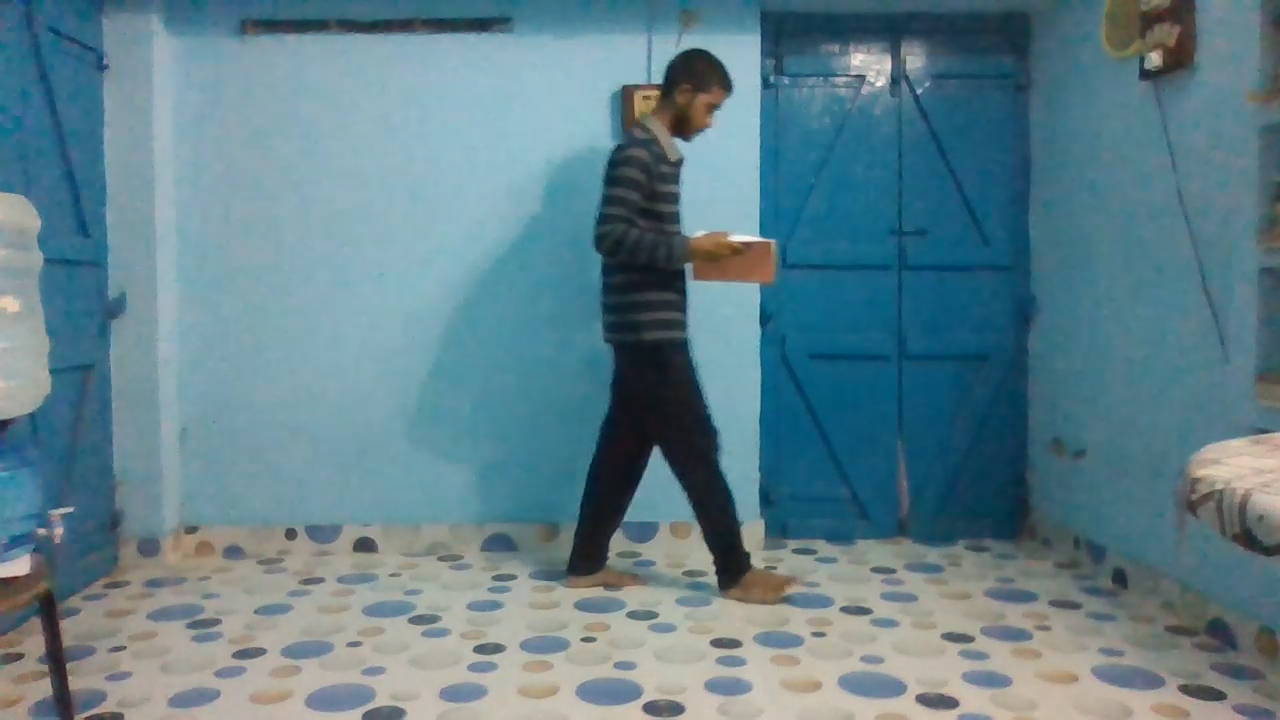
#> input picture frame 11 of Datasets/GMDCSA24_Modified/ADL/S1_10.mp4, 1280 x 720 px, given in place of chute07cam1.avi, which was not available
$ python AnalizeVideo.py
#> lines starting #> are read from the running program, lines starting #| are printed output that depends on the picture; after the words box and inside, x2 and y2 are one past the last pixel; in counts of white or black regions, pixels touching at a corner belong together
import cv2

def analizeVideo(video_path):
#> called with video_path = 'Data/dataset/chute07cam1.avi'
    cap = cv2.VideoCapture(video_path)
    count = 0
    flag = True
    flag2 = 0
    while True:
        success, frame = cap.read()
#> frame is the input picture: shape (720, 1280, 3); mean B, G, R 139.1, 128.4, 97.3
        if not success: break
        if flag2 > 0:
            flag2 -= 1
            count += 1
            continue
        if flag and flag2 == 0:
            cv2.putText(frame, f"frame: {count:03d}", (50, 50), cv2.FONT_HERSHEY_SIMPLEX, 1, (0, 255, 0), 2, cv2.LINE_AA)
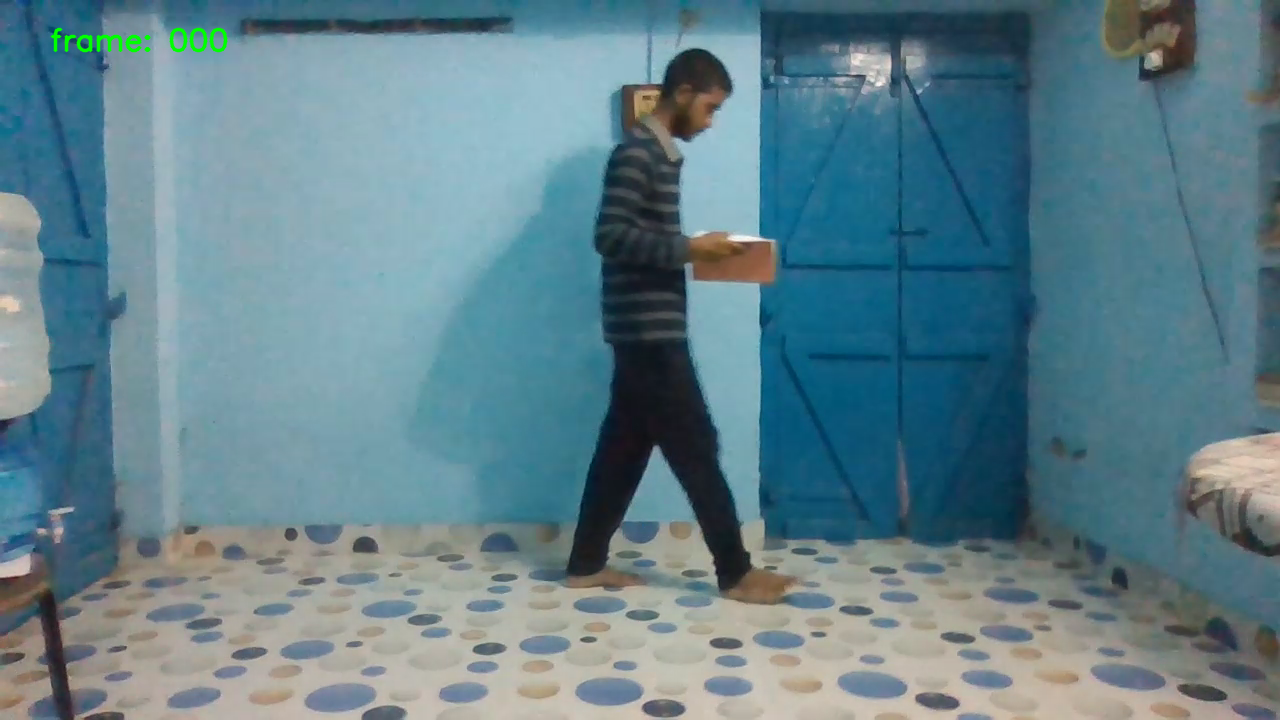
#> frame: shape (720, 1280, 3); 0.21% of pixels changed, all inside (x1, y1, x2, y2) = (50, 27, 228, 53)
            cv2.imshow(f"frame",frame)
            key = cv2.waitKey(0) & 0xFF
#> (key Esc is pressed here)

            if key == 32:
                flag2 = 9
            if key == 13:
                flag = False

        count += 1
    cap.release()
    cv2.destroyAllWindows()
    print(f"Total: {count}")

#string = str(input("Nome:"))

#analizeVideo(f"Data/dataset/{string}.avi")

analizeVideo(f"Data/dataset/chute07cam1.avi")

$ run again, starting later in the video
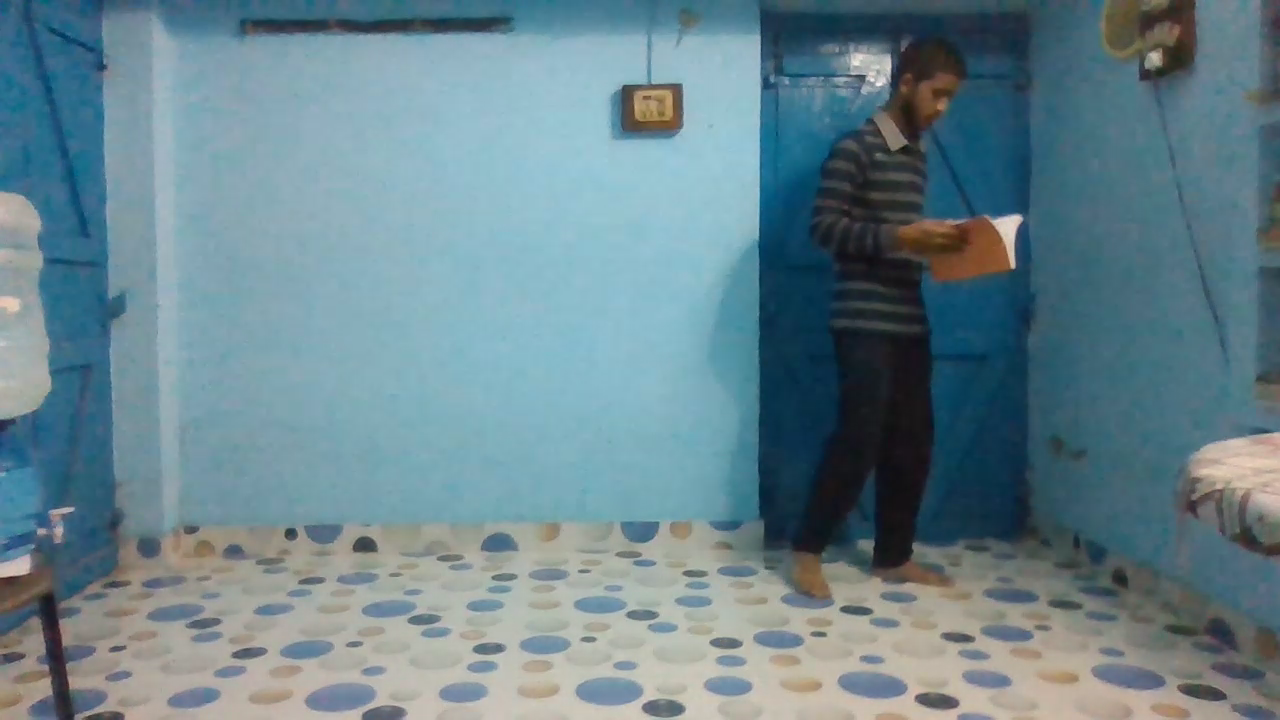
#> input picture frame 51 of Datasets/GMDCSA24_Modified/ADL/S1_10.mp4, 1280 x 720 px, given in place of chute07cam1.avi, which was not available
#> in analizeVideo, frame is the input picture: shape (720, 1280, 3); mean B, G, R 141.2, 132.1, 105.6
#> in analizeVideo, `cv2.putText(frame, f"frame: {count:03d}", (50, 50), cv2.FONT_HERSHEY_S..`:
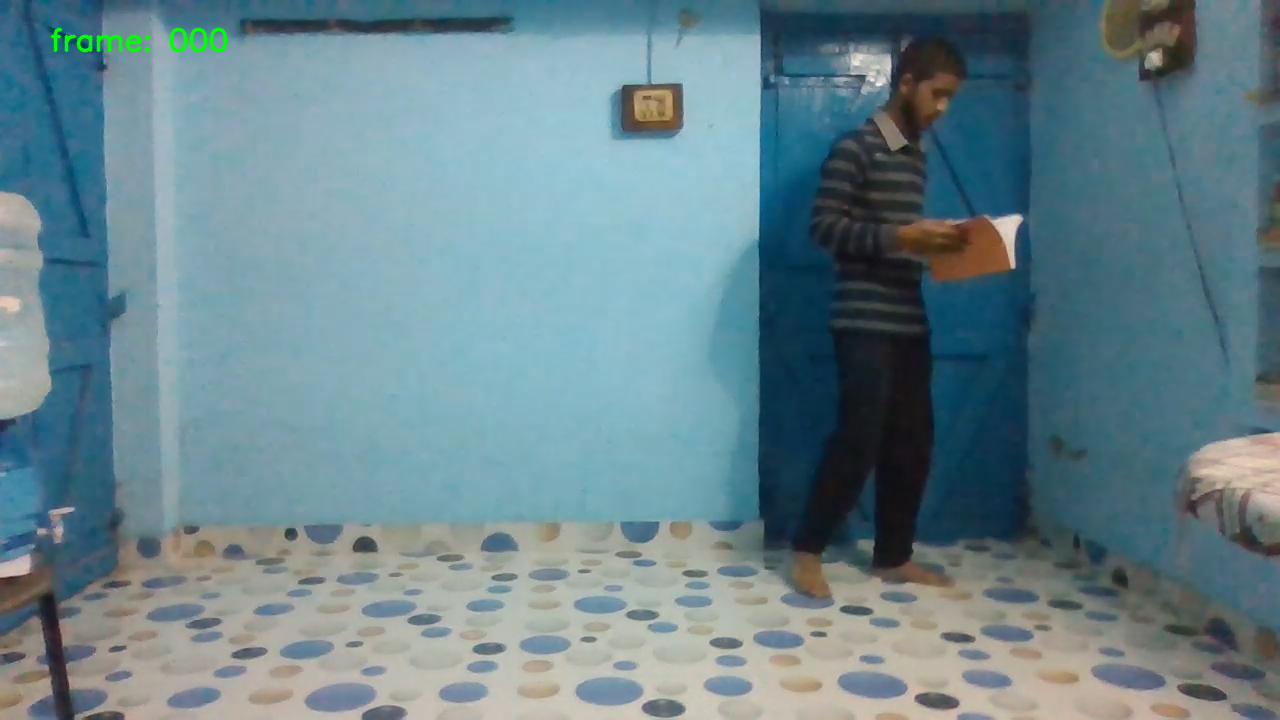
#> frame: shape (720, 1280, 3); 0.21% of pixels changed, all inside (x1, y1, x2, y2) = (50, 27, 228, 53)

$ run again, starting later in the video
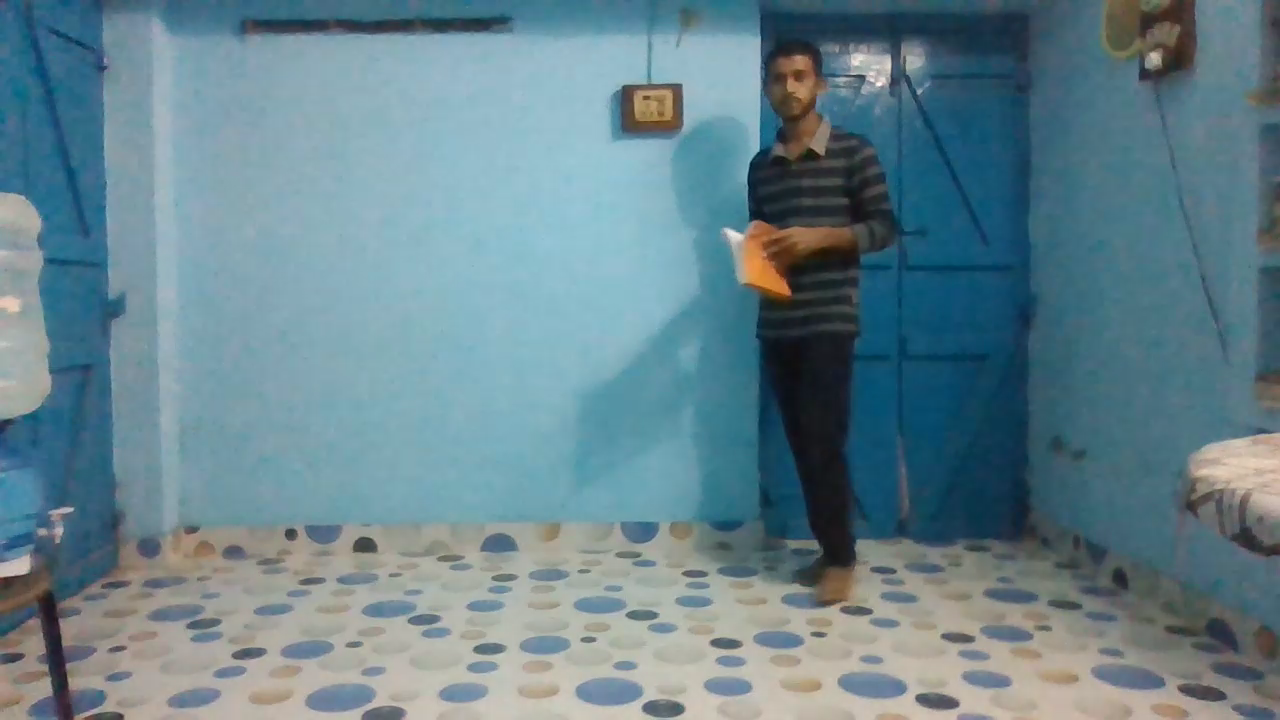
#> input picture frame 92 of Datasets/GMDCSA24_Modified/ADL/S1_10.mp4, 1280 x 720 px, given in place of chute07cam1.avi, which was not available
#> in analizeVideo, frame is the input picture: shape (720, 1280, 3); mean B, G, R 141.2, 131.6, 103.5
#> in analizeVideo, `cv2.putText(frame, f"frame: {count:03d}", (50, 50), cv2.FONT_HERSHEY_S..`:
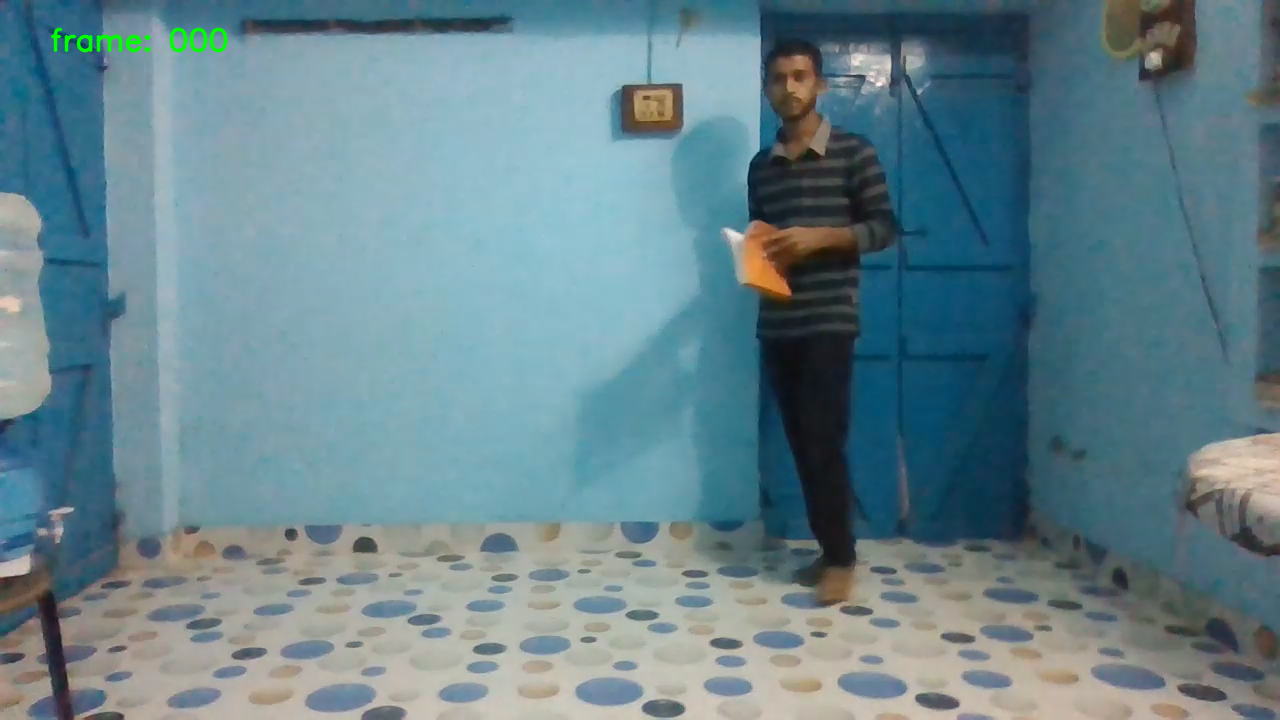
#> frame: shape (720, 1280, 3); 0.21% of pixels changed, all inside (x1, y1, x2, y2) = (50, 27, 228, 53)
